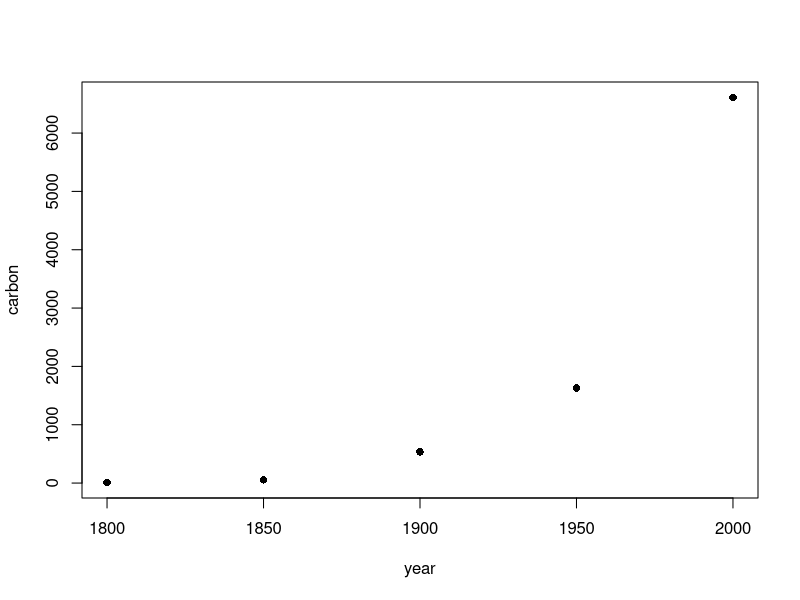
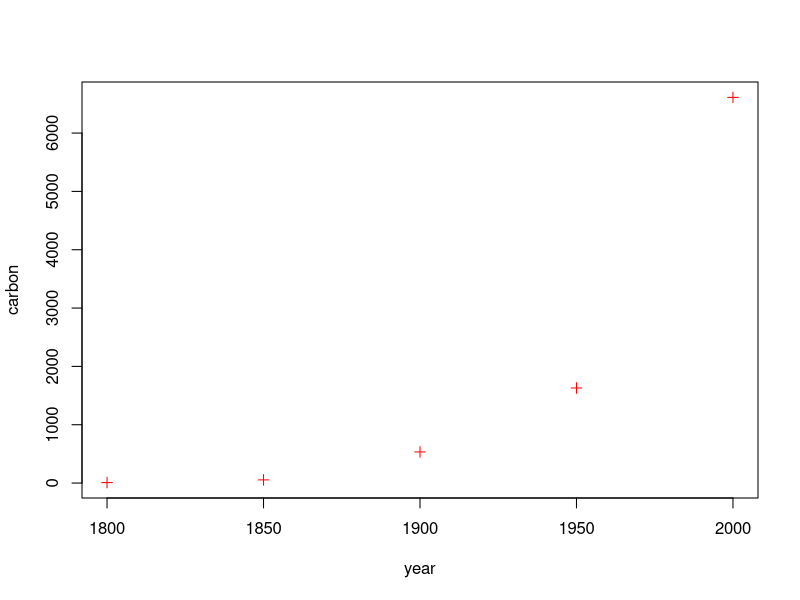
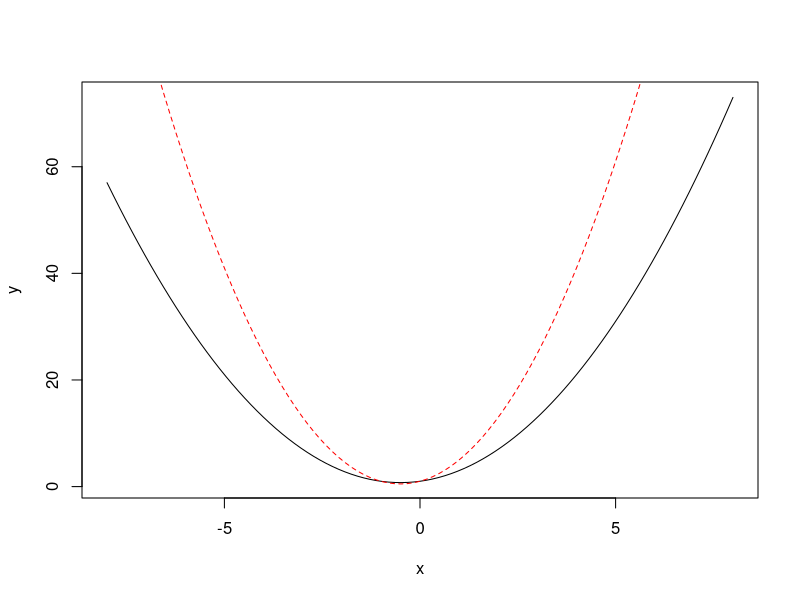
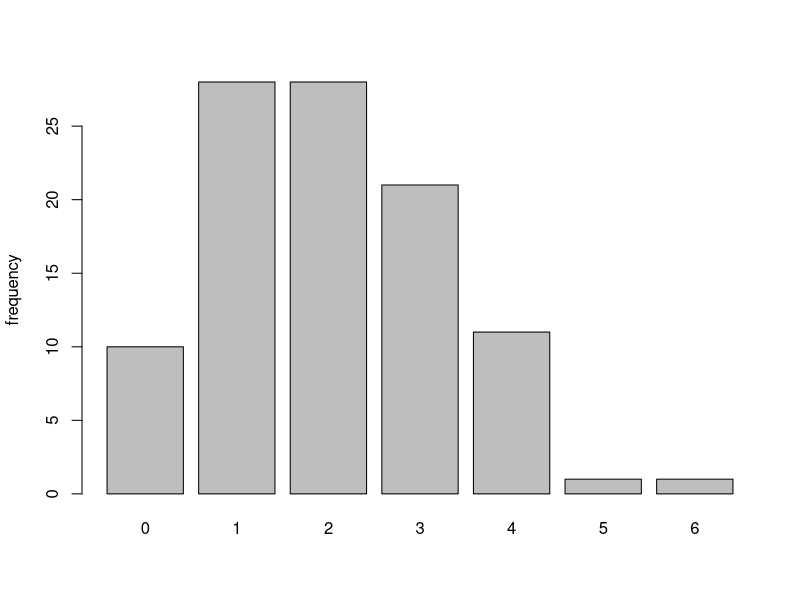
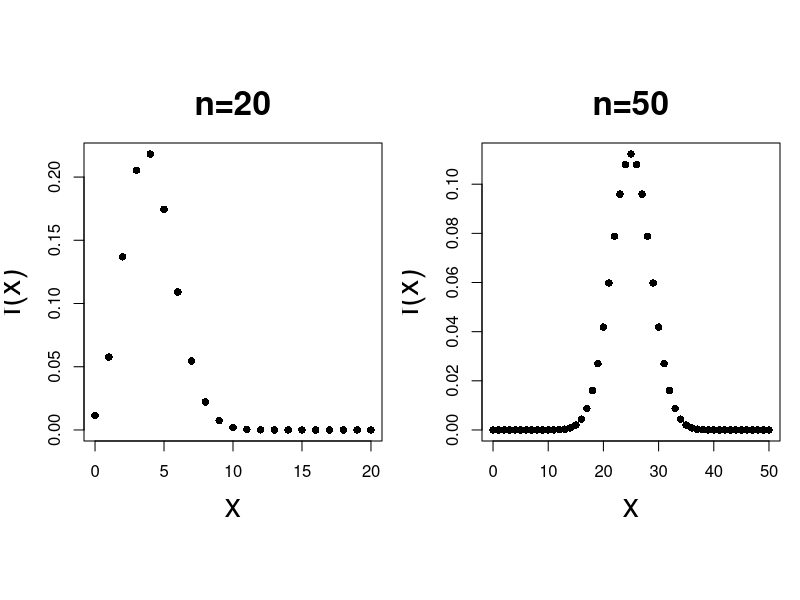
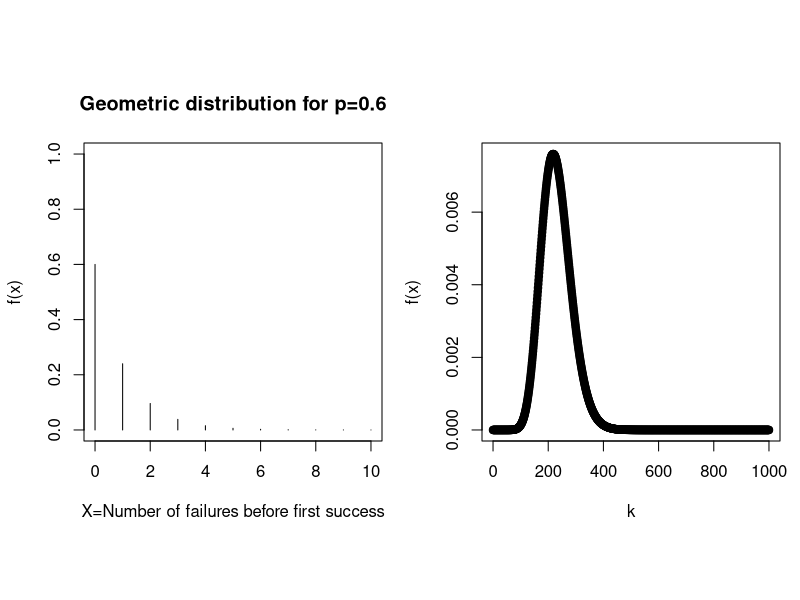
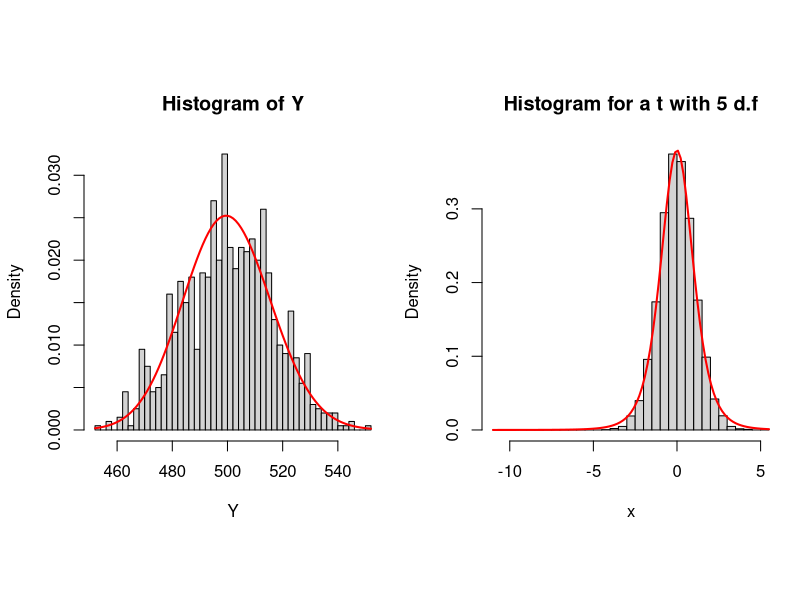
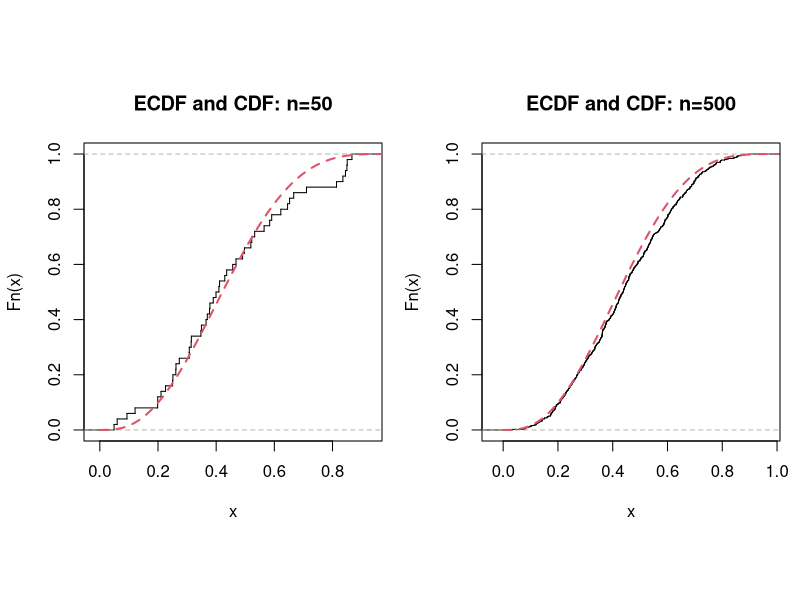

Write R code to recreate these figures, in order.
## ----global_options, include=FALSE---------------------------------------
knitr::opts_chunk$set(fig.align = 'center', warning=FALSE, message=FALSE,
                      fig.asp=0.625, dev='png', global.par = TRUE, 
                      dev.args=list(pointsize=10), fig.path = 'figs/'
                     )
library(MASS)

## ----setup, include=FALSE------------------------------------------------
library(knitr)
local({
  hook_plot = knit_hooks$get('plot')
  knit_hooks$set(plot = function(x, options) {
    paste0('\n\n----\n\n', hook_plot(x, options))
  })
})

## ----basic, echo=TRUE----------------------------------------------------
c(2,5,6,4,5)
c("Roma", "Milano", "Trieste")
c(T,F,T,T,F)

#standard way for storing a vector, with <- assignment
x <- c( 0.2, 0.4, 0.5, 0.6)


## ----basic 2, echo=TRUE--------------------------------------------------
# the vector length
length(x)
# test the condition of"greater than"
x > 0.5
# test the condition "not"
x != 0.2

## ----basic 3, echo=TRUE--------------------------------------------------
# extract the first element of the vector
x[1]
# extract the first two items of the vector
x[c(1,2)]
# omit the first two items of the vector
x[-c(1,2)]
# extract given a condition
x[ x > 0.5 ]
# concatenate vectors
y <- c(1,3,5,7)
z <- c(x,y)
z
w<-(x+y)^2
w


## ----basic 4, echo=TRUE--------------------------------------------------
seq(from=4, to=8, by=0.5)
seq(from=4, to=8, length.out=9)
rep(c("Bello", "Brutto"), 4)

c(rep("Data scientists",1), rep("are creasy",1))



## ----basic 5, echo=TRUE--------------------------------------------------
# define a matrix of 1 values with 3 rows and 5 columns
mat<-matrix(1, nrow=3, ncol=5)
mat
# define a matrix where each row cell represents the row number
mat2<-matrix( c(rep(1,5), rep(2,5), rep(3,5)),nrow=3,ncol=5, byrow=TRUE)
mat2
# concatenate matrices
mat_conc<-rbind(mat, mat2)
# dimension of the matrix
dim(mat_conc)
mat_conc
# extract the first columns of the matrix
mat_conc[,1]
# extract the first row of the matrix
mat_conc[1,]

## ----basic 6, echo=TRUE--------------------------------------------------
# compute the total sum of each row
apply(mat_conc,1, sum)
# compute the mean of each row
apply(mat_conc,1, mean)
# compute the total sum of each column
apply(mat_conc,2, sum)


## ----basic 7, echo=TRUE--------------------------------------------------
mat%*%t(mat2)


## ----basic 8, echo=TRUE--------------------------------------------------
year<-c(1800, 1850, 1900, 1950, 2000)
carbon<-c(8, 54, 534, 1630, 6611)
plot(carbon~year, pch=16)
plot(year, carbon, pch=3, col="red")
fossil_frame<-data.frame(year=year, carbon=carbon)
fossil_frame

## ----basic 9, echo=TRUE--------------------------------------------------
# with this function I access general information about the dataset
summary(cars)
is.data.frame(cars)
# display the first 5 items
head(cars, n=5)
# extract column names
colnames(cars)

## ----basic 10, echo=TRUE-------------------------------------------------
# extract the first five rows
cars[1:5,]
# extract the first five rows and the first column
cars[1:5,]

## ----basic 11, echo=TRUE-------------------------------------------------
# extract the units with a speed greater than 50 mph
subset(cars, speed>20)
# extract the units with the dist minor than 10 or greater than 25
subset(cars, dist<10 | dist>75)

## ----data frame,echo=TRUE------------------------------------------------
# for .txt files

studenti <- read.table( file="file_text.txt", header=TRUE, sep="", dec=".")
studenti

# for .csv files
teams <- read.csv(file="file_excel.csv", header=TRUE, sep=";")
teams



## ----data frame 2,echo=TRUE----------------------------------------------
# for .txt files
studenti$voto
teams$shots.home


## ----basic 12, echo=TRUE-------------------------------------------------
s <- c(20,30,45,30, 34)

if (mean(s)<=20){
  print("mean is minor than 20")
}else if(mean(s)>20 & mean(s)>=30){
  print("mean is bounded between 20 and 30")
}else{
  print("mean is greater than 30")
}

## ----basic 13, echo=TRUE-------------------------------------------------
n<-20
fibonacci_seq<-c()
fibonacci_seq[1]<-1
fibonacci_seq[2]<-1
for (i in 3: n){
  fibonacci_seq[i] <- fibonacci_seq[i-2]+fibonacci_seq[i-1]
}
fibonacci_seq


## ----basic 14, echo=TRUE-------------------------------------------------
# generic function syntax
foo <- function(param1, param2){
  output=f(param1, param2)
return(output)
}


## ----basic 15, echo=TRUE-------------------------------------------------
parabola <- function(x,a,b,k){
 y=a*x^{2}+b*x+k
return(y)
}
parabola(2,-2,3,1)
curve(parabola(x, a=1, b=1, k=1), xlim=c(-8,8), ylab="y")
curve(parabola(x, a=2, b=2, k=1), xlim=c(-8,8),col="red", lty=2, ylab="y", add=TRUE)


## ----examples, echo=TRUE-------------------------------------------------
#Compute the density of a normal(0,1) in 1.96
dnorm(1.96)


## ----examples_2, echo=TRUE-----------------------------------------------
set.seed(1)
#Compute the density of a normal(1,2) in 1.96
dnorm(1.96, mean=1, sd=sqrt(2))
#Compute the distribution function of a gamma(2,2) in 1
pgamma(1,shape=2, rate=2, lower.tail=TRUE)
#generate 100 values from a Poisson distribution with
#rate 2 and plot the correspondent histogram
z<-rpois(100,2)
barplot(table(z), ylab="frequency")




## ----binom, echo=TRUE----------------------------------------------------
#graphical setting for margins and type of points
par(mfrow=c(1,2),mar=c(5,4,4,1), oma=c(0,0.2,0.2,0), pty="s", pch = 16)
#plot the binomial distributions with different input
plot(0:20, dbinom(0:20, 20, 0.2), 
     xlab = "x", ylab = "f(x)", cex.lab=2, main="n=20", cex.main=2)
plot(0:50, dbinom(0:50, 50, 0.5), xlab ="x", ylab = "f(x)",
      cex.lab=2, main= "n=50", cex.main=2)

## ----geom,  echo=TRUE----------------------------------------------------
X=0:10
# use dgeom(x,p), with x number of failures and probability of success p 
plot(X, dgeom(X,0.6), type="h", ylim=c(0,1), main="Geometric distribution for p=0.6", ylab="f(x)", xlab="X=Number of failures before first success")

## ----binom_neg,  echo=TRUE-----------------------------------------------
k<-3;r<-20; p<-0.08; 
dnbinom(x=r, size=k,prob=p )
plot(0:1000, dnbinom(0:1000, size=r, prob=p), xlab="k",
  ylab="f(x)",pch=21, bg=1)

## ----gamma, fig.height=2, fig.wifth=3, echo=TRUE-------------------------
n<-1000; alpha<-2; beta<-2; sample_rep<-1000
X<-matrix(NA, n, sample_rep)
for (h in 1:n){
  X[h,]<-rexp(sample_rep, beta)
}
# 1 means sum by row (each i-th value of Y is the sum of the i-th row of X)
Y<-apply(X,1,sum)
hist(Y, breaks=40, probability=TRUE)
curve(dgamma(x, n, beta), col="red", lwd=2, add=TRUE)


## ----mix, fig.height=5, fig.width=6, echo=TRUE---------------------------
t_mixture <- function(mean,  df, n){
  
  Y=rgamma(n, df/2, df/2)
  X=rnorm(n, mean, sd=sqrt(1/sqrt(Y)))
  return(X)
  
}
df<-5
hist(t_mixture(0,df,10000), probability=TRUE, breaks=40, 
  main=paste("Histogram for a t with", df, "d.f"), xlab="x")
curve(  dt(x,5), col="red", lwd=2, add=TRUE )

## ----ecdf, echo=TRUE-----------------------------------------------------
set.seed(2)
par(mfrow=c(1,2))
n<-50
y<-rbeta(n, 3,4)
edf_beta<-ecdf(y)
tt<-seq(from=0, to=1, by=0.01)
plot(edf_beta, verticals=TRUE, do.p=FALSE, main="ECDF and CDF: n=50")
lines(tt, pbeta(tt,3,4), col=2, lty=2, lwd=2)
n2<-500
y2<-rbeta(n2, 3,4)
edf_beta2<-ecdf(y2)
tt<-seq(from=0, to=1, by=0.01)
plot(edf_beta2, verticals=TRUE, do.p=FALSE, main="ECDF and CDF: n=500")
lines(tt, pbeta(tt,3,4), col=2, lty=2, lwd=2)



## ----qq, echo=TRUE-------------------------------------------------------
par(mfrow=c(1,2))
qqplot(qbeta(ppoints(n),3,4),y,
  xlab="True quantiles", ylab="Sample quantiles",
  main = "Q-Q plot for Beta(3,4): n=50")
qqline(y, distribution = function(p) qbeta(p, 3,4),
       prob = c(0, 1), col = 2)

qqplot(qbeta(ppoints(n2),3,4),y2,
  xlab="True quantiles", ylab="Sample quantiles",
  main = "Q-Q plot for Beta(3,4): n=500")
qqline(y2, distribution = function(p) qbeta(p, 3,4),
       prob = c(0, 1), col = 2)


## ----binom_appr_10, echo=TRUE--------------------------------------------
#set the seed
set.seed(123)
par(mfrow=c(1,2), mar=c(5,4,4,1), oma=c(1,1,1,1))
p<-0.5; size1<-10; size2<-50
#normal approximation
prob_bin <- dbinom(seq(0:size1), size1,p)
curve(dnorm(x, size1*p, sqrt(size1*p*(1-p))), xlim=c(0,10), xlab="x", ylab="f(x)",
  main=paste("n=", size1), cex.main=1.5)
lines(prob_bin, type="h", main="n=10", xlim=c(1,10), 
     cex.lab=1.5, col="red")

prob_bin <- dbinom(seq(0:size2), size2,p)
curve(dnorm(x, size2*p, sqrt(size2*p*(1-p))), xlim=c(0,size2), xlab="x", ylab="f(x)", main=paste("n=", size2), cex.main=1.5)
lines(prob_bin, type="h", main="n=10", xlim=c(1,size2), 
     cex.lab=1.5, col="red")


## ----binom_water, echo=TRUE,  results='hold', fig.keep='high', fig.height=8, fig.width=5----
p<-0.5; q<-0.7; n<-20; m<-20
Prob_posillipo=pnorm(0, mean=p*n-q*m, 
               sd=sqrt( n*p*(1-p)+m*q*(1-q)  ),  
               lower.tail=FALSE)
Prob_posillipo

## ----binom_water2, echo=TRUE,  results='hold', fig.keep='high', fig.height=8, fig.width=5----
conf_int<-function(alpha,n,p,m,q){
  mean=p*n-q*m; sd=sqrt( n*p*(1-p)+m*q*(1-q));
  return(c(qnorm(alpha/2, mean=mean, sd=sd  ),
           qnorm( 1-alpha/2, mean=mean, sd=sd  ) ))
}

conf_int(0.05, n,p,m,q)
conf_int(0.5, n,p, m,q)

## ----binom_water3, echo=TRUE---------------------------------------------
par(mar=c(5,4,4,1))
curve(dnorm(x,p*n-q*m, sqrt( n*p*(1-p)+m*q*(1-q)) ),
      xlim=c(-12,20), ylim=c(0,0.3), ylab="f(x)", cex.lab=2)
segments(conf_int(0.05,n,p,m,q)[1],-0.01,
        conf_int(0.05,n,p,m,q)[1],
        dnorm(conf_int(0.05,n,p,m,q)[1],p*n-q*m,
              sqrt( n*p*(1-p)+m*q*(1-q)) ),
        col="black",lty=4, lwd=2)
segments(conf_int(0.05,n,p,m,q)[2],-0.01,
        conf_int(0.05,n,p,m,q)[2],
        dnorm(conf_int(0.05,n,p,m,q)[2],p*n-q*m,
              sqrt( n*p*(1-p)+m*q*(1-q)) ), 
        col="black",lty=4, lwd=2)
segments(0, -0.01, 0, dnorm(0, p*n-q*m,
              sqrt( n*p*(1-p)+m*q*(1-q)) ), lwd=2 )
points(dbinom(0:n, n, p), pch=21, bg=1)
points(dbinom(0:m, m, q), pch=21, bg=2)
text(15, 0.1, "Y", cex=2, col=2)
text(10,0.1, "X", cex=2, col=1)
text(-5, 0.15, "X-Y", cex=2, col=1)



## ----binom_law2, echo=TRUE,  results='hold', fig.keep='high', fig.height=8, fig.width=5----
par(mar = c(4, 4, 0.5, 0.5),mfrow=c(1,1))
#I write the function depending on two arguments: n and p
law_large_numb<-function(n,p){
  x<-rbinom(n, 1,p)
  return(mean(x))
}
law_large_numb=Vectorize(law_large_numb)

## ----binom_law3, echo=TRUE,  results='hold', fig.keep='high', fig.height=4, fig.width=4----
set.seed(12345);par(mar = c(6.2, 4, 0, 0.5),mfrow=c(1,1))
curve(law_large_numb(x, p=0.5), 1,1000, xlab="n", 
      ylab="frequency")
abline(a=0.5, b=0, lwd=2, col="red")
legend(80, 0.9, lty=1, col=c("black", "red"), 
       lwd=c(1,2), c( "X/n", "p"))

